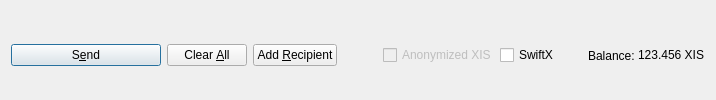
         <widget class="QFrame" name="frame_Send">
          <layout class="QHBoxLayout" name="horizontalLayout">
           <property name="bottomMargin">
            <number>0</number>
           </property>
           <item>
            <widget class="QPushButton" name="sendButton">
             <property name="minimumSize">
              <size>
               <width>150</width>
               <height>0</height>
              </size>
             </property>
             <property name="toolTip">
              <string>Confirm the send action</string>
             </property>
             <property name="text">
              <string>S&amp;end</string>
             </property>
             <property name="icon">
              <iconset resource="../xistar.qrc">
               <normaloff>:/icons/send</normaloff>:/icons/send</iconset>
             </property>
             <property name="autoDefault">
              <bool>false</bool>
             </property>
             <property name="default">
              <bool>true</bool>
             </property>
            </widget>
           </item>
           <item>
            <widget class="QPushButton" name="clearButton">
             <property name="sizePolicy">
              <sizepolicy hsizetype="Minimum" vsizetype="Fixed">
               <horstretch>0</horstretch>
               <verstretch>0</verstretch>
              </sizepolicy>
             </property>
             <property name="toolTip">
              <string>Clear all fields of the form.</string>
             </property>
             <property name="text">
              <string>Clear &amp;All</string>
             </property>
             <property name="icon">
              <iconset resource="../xistar.qrc">
               <normaloff>:/icons/remove</normaloff>:/icons/remove</iconset>
             </property>
             <property name="autoDefault">
              <bool>false</bool>
             </property>
            </widget>
           </item>
           <item>
            <widget class="QPushButton" name="addButton">
             <property name="toolTip">
              <string>Send to multiple recipients at once</string>
             </property>
             <property name="text">
              <string>Add &amp;Recipient</string>
             </property>
             <property name="icon">
              <iconset resource="../xistar.qrc">
               <normaloff>:/icons/add</normaloff>:/icons/add</iconset>
             </property>
             <property name="autoDefault">
              <bool>false</bool>
             </property>
            </widget>
           </item>
           <item>
            <spacer name="horizontalSpacer">
             <property name="orientation">
              <enum>Qt::Horizontal</enum>
             </property>
             <property name="sizeHint" stdset="0">
              <size>
               <width>40</width>
               <height>20</height>
              </size>
             </property>
            </spacer>
           </item>
           <item>
            <layout class="QHBoxLayout" name="horizontalLayout_2">
             <property name="spacing">
              <number>3</number>
             </property>
             <item>
              <widget class="QCheckBox" name="checkzXIS">
               <property name="enabled">
                <bool>false</bool>
               </property>
               <property name="text">
                <string>Anonymized XIS</string>
               </property>
              </widget>
             </item>
             <item>
              <widget class="QCheckBox" name="checkSwiftTX">
               <property name="enabled">
                <bool>true</bool>
               </property>
               <property name="minimumSize">
                <size>
                 <width>85</width>
                 <height>0</height>
                </size>
               </property>
               <property name="text">
                <string>SwiftX</string>
               </property>
              </widget>
             </item>
             <item>
              <widget class="QLabel" name="label">
               <property name="text">
                <string>Balance:</string>
               </property>
              </widget>
             </item>
             <item>
              <widget class="QLabel" name="labelBalance">
               <property name="sizePolicy">
                <sizepolicy hsizetype="Preferred" vsizetype="Fixed">
                 <horstretch>0</horstretch>
                 <verstretch>0</verstretch>
                </sizepolicy>
               </property>
               <property name="cursor">
                <cursorShape>IBeamCursor</cursorShape>
               </property>
               <property name="text">
                <string notr="true">123.456 XIS</string>
               </property>
               <property name="textInteractionFlags">
                <set>Qt::LinksAccessibleByMouse|Qt::TextSelectableByKeyboard|Qt::TextSelectableByMouse</set>
               </property>
              </widget>
             </item>
            </layout>
           </item>
          </layout>
         </widget>
